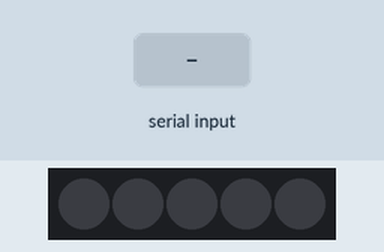
Recording of a sketch running on a simulated Arduino Uno, built with avr-gcc and run on an emulated ATmega328P. On the bench: 5 RGB LEDs in strip order, left to right. The test bench sets the inputs (shaded band). Dim RGB values are drawn brighter than linear; random numbers use the default seed unless the sketch sets one; what the sketch prints to the serial monitor is not drawn.

Above: at 1.2 s.
1.3 s: "A90\n" received over Serial
At 2.1 s:
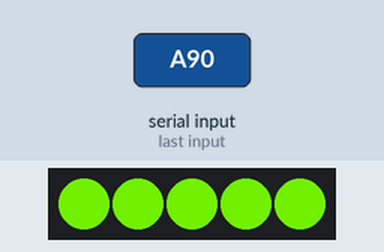
4.1 s: "A,45\n" received over Serial
At 4.9 s:
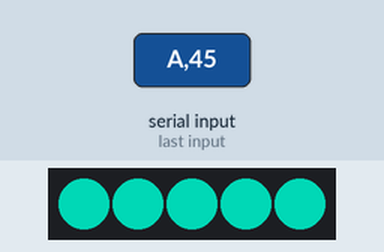
7.1 s: "A" received over Serial
At 8.1 s:
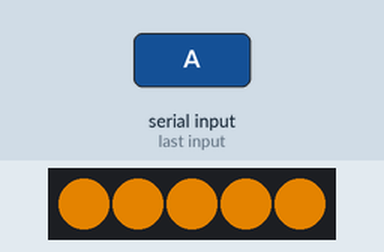
10.1 s: "D" received over Serial
At 12.3 s:
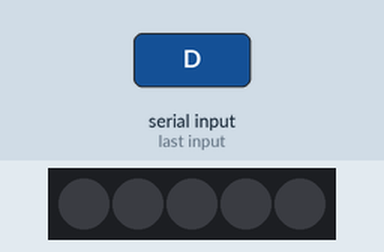
Timing chart, 0 to 13.6 s (numbered marks = the images above; inputs shaded):
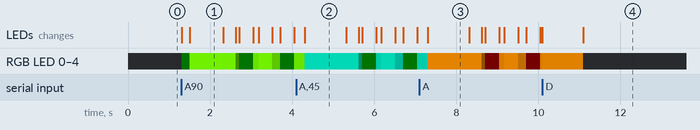

Measured:
- after the input at 1.3 s, the LEDs: first change at once (image 1 shows a later state)

The sketch:

LED_WS2811_Controller.ino
```cpp
#include <FastLED.h>

// #define DEBUG_LED_SERIAL_COMS

// Hardwere Defintions
#define LED_PIN 3
#define COLOR_ORDER BRG
#define CHIPSET WS2811
#define NUM_LEDS 5

// __________GLOBAL VARRIBLES__________
// Addressable LED Array
CRGB leds[NUM_LEDS];

// Loop delay time
uint16_t delay_time_ms = 1;

// LED Effects
uint8_t total_brightness = 255;

uint8_t hue = 0;
uint8_t hue_inital = 0;

uint8_t bright_value = 0;
uint8_t bright_value_delta = 3;

uint8_t black_fade_value = 5;

uint8_t fade_in_flag = 0;

uint8_t BPM = 60;

// Incoming Data (Comminacations)
uint8_t incomingByte = 0;
uint8_t lastByte = 0;
uint8_t i = 0;

int16_t x_inital = -1;
uint8_t x_current = 0;
int8_t x_delta = 0;
uint8_t x_scale = 2;

int16_t z_inital = -1;
uint8_t z_current = 0;
int8_t z_delta = 0;
uint8_t z_scale = 2;

// State Machine
enum orb_states
{
  HAND_OUT = 0,
  HAND_ENTERING = 1,
  HAND_IN = 2,
  HAND_LEAVING = 3,
} orb_state = HAND_OUT;

void setup()
{
  Serial.begin(57600);
  Serial.println("resetting");

  LEDS.addLeds<CHIPSET, LED_PIN, COLOR_ORDER>(leds, NUM_LEDS);
  LEDS.setBrightness(total_brightness);

  /* Turn all LEDS Off */
  for (i = 0; i < NUM_LEDS; i++)
  {
    leds[i] = 0;
  }
  LEDS.show();
}

void loop()
{
  // Check for external serial comminacations
  communications_poll();

  if (orb_state == HAND_ENTERING)
  {
    // Select Random Color
    hue_inital = random8();
    // Reset Brightness and Fade In
    bright_value = 0;
    fade_in_flag = 1;
    // Update Orb State
    orb_state = HAND_IN;
  }

  else if (orb_state == HAND_IN)
  {
    // Update Color Based On Hands X Value
    hue = hue_inital + x_delta;

    // Fade In LED
    if (fade_in_flag == 1)
    {
      // Saturation addition (Dose not overflow)
      bright_value = qadd8(bright_value, bright_value_delta);
      if (bright_value == 255 && beatsin8(BPM, 2 * z_current, 255) == 255)
        fade_in_flag = 0; // Fade In Complete
    }
    // Oscillate LED
    else
    {
      bright_value = beatsin8(BPM, 2 * z_current, 255);
    }

    // Update LED Brightness
    for (i = 0; i < NUM_LEDS; i++)
    {
      // Note: brighten8_raw(bright_value):
      // Scales a linear increase in brightness to a visually linear value
      leds[i].setHSV(hue, 255, brighten8_raw(bright_value));
    }
  }

  else if (orb_state == HAND_LEAVING)
  {
    // Fade Out LEDS
    for (i = 0; i < NUM_LEDS; i++)
    {
      leds[i].fadeToBlackBy(black_fade_value);
    }
    // Reset Z and Y Values
    x_delta = 0;
    z_delta = 0;
    x_inital = -1;
    z_inital = -1;
  }

  else if (orb_state == HAND_OUT)
  {
    // Dosent Do Anything Yet
  }

  delay(delay_time_ms);
  LEDS.show();
}

void communications_poll(void)
{
  /* Read From Serial */
  if (Serial.available() > 0)
  {
    lastByte = incomingByte;
    incomingByte = Serial.read();

#ifdef DEBUG_LED_SERIAL_COMS
    Serial.println((char)incomingByte);
#endif

    if (incomingByte == 'A') // Hand Enters Orb
      orb_state = HAND_ENTERING;

    else if (incomingByte == 'B') // Hand Exits Orb
      orb_state = HAND_LEAVING;

    else if (incomingByte == 'X')
    {
      int16_t x_temp;
      x_temp = Serial.parseInt();

      if ((x_temp >= 0) && (x_temp <= 255)) // Valid Range
      {
        if (x_inital == -1)
        {
          x_inital = x_temp;
#ifdef DEBUG_LED_SERIAL_COMS
          Serial.print("x_inital: ");
          Serial.print(x_inital);
#endif
        }
        else
        {
          x_current = x_temp;
          x_delta = (x_temp - x_inital) / x_scale;
#ifdef DEBUG_LED_SERIAL_COMS
          Serial.print("x_delta: ");
          Serial.print(x_delta);
#endif
        }
      }
    }

    else if (incomingByte == 'Z')
    {
      int16_t z_temp;
      z_temp = Serial.parseInt();

      if ((z_temp >= 0) && (z_temp <= 255)) // Valid Range
      {
        if (z_inital == -1)
        {
          z_inital = z_temp;
#ifdef DEBUG_LED_SERIAL_COMS
          Serial.print("z_inital: ");
          Serial.print(z_inital);
#endif
        }
        else
        {
          z_current = z_temp;
          z_delta = (z_temp - z_inital) / z_scale;
#ifdef DEBUG_LED_SERIAL_COMS
          Serial.print("z_delta: ");
          Serial.print(z_delta);
#endif
        }
      }
    }

    else if (incomingByte == 'C')
    {
      int16_t bpm_temp = Serial.parseInt();
      if ((bpm_temp >= 0) && (bpm_temp <= 255)) // Valid Range
        BPM = bpm_temp;
    }

    else if (incomingByte == 'D')
    {
      int16_t bright_temp = Serial.parseInt();
      if ((bright_temp >= 0) && (bright_temp <= 255)) // Valid Range
      {
        total_brightness = bright_temp;
        LEDS.setBrightness(total_brightness);
      }
    }
  }
}
```
